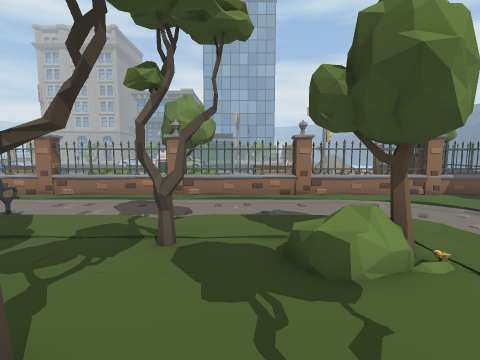
view 1 (above)

24 first-person views from a walk through a 3-D level made in the Unity game engine. The camera is 1.5 m above the floor, tilts 6° down and sees 85° across. The floor is counted in squares, 1 m on a side. Each view is taken from the middle of a square. On the plan, view 1 faces up. The plan holds only what a view shows up to about 14 squares ahead; the rest is blank. The place goes on beyond the plan. The player character is not drawn. Some surface patterns are stand-ins.

view 2
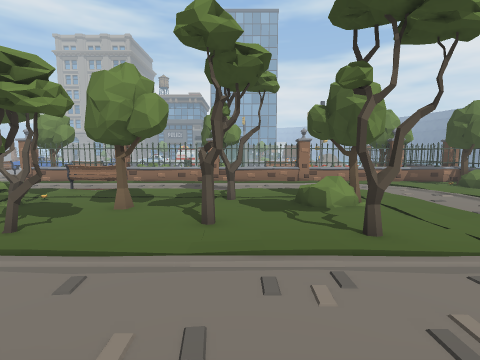

view 3
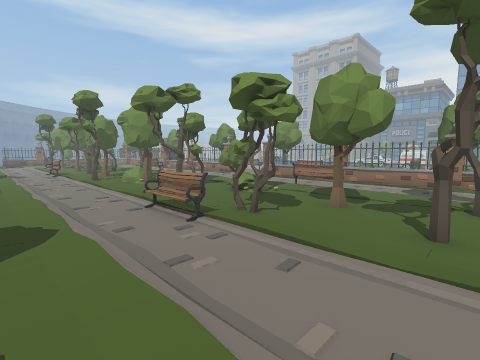

view 4
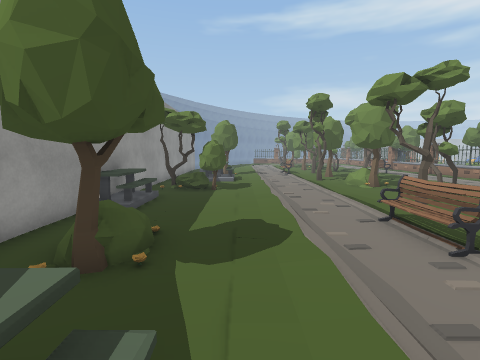

view 5
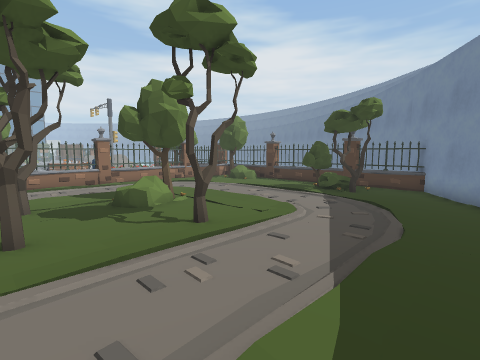

view 6
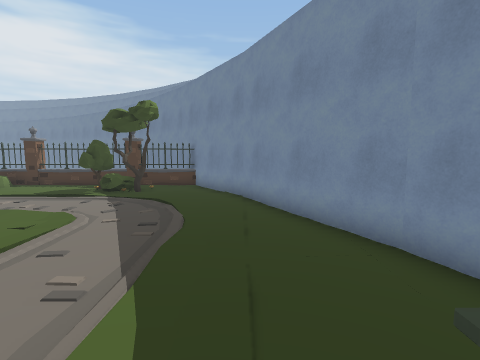

view 7
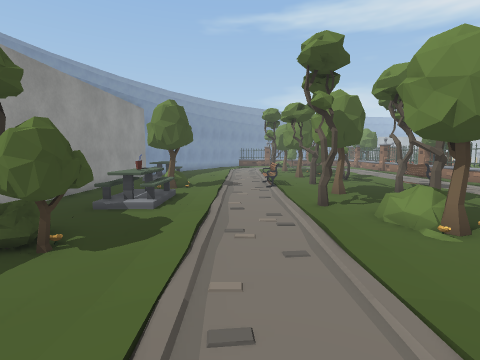

view 8
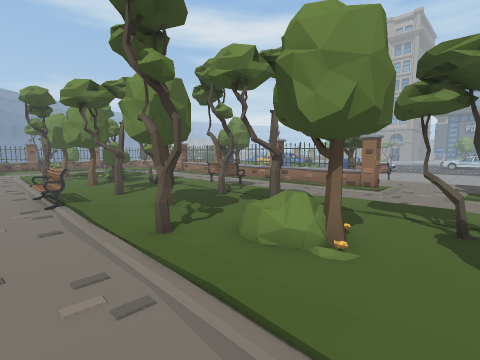

view 9
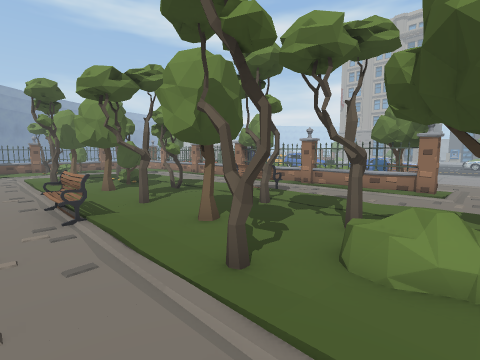

view 10
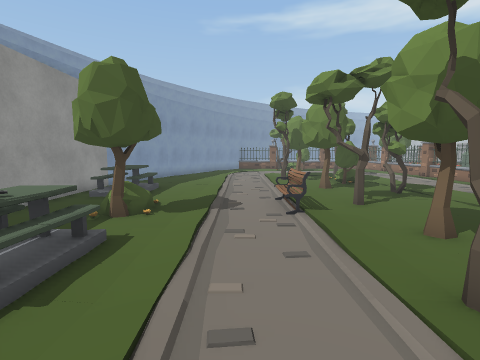

view 11
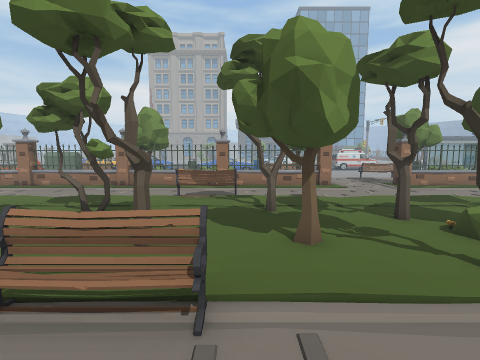

view 12
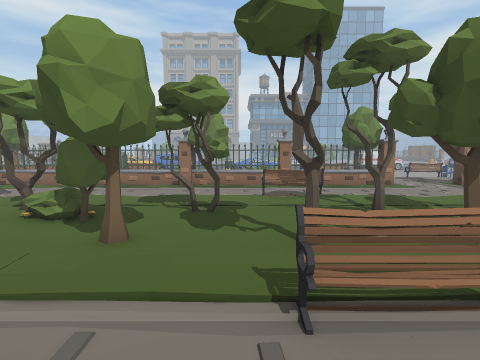

view 13
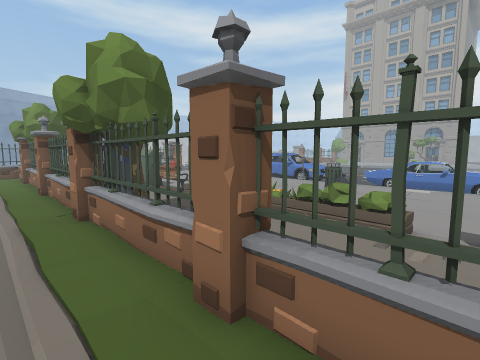

view 14
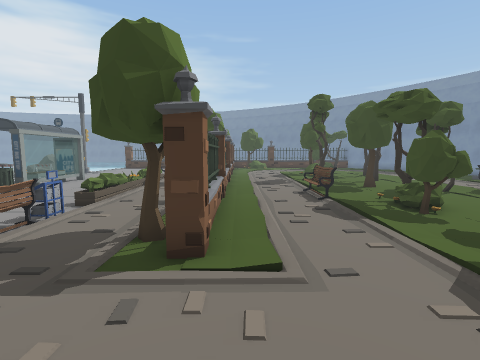

view 15
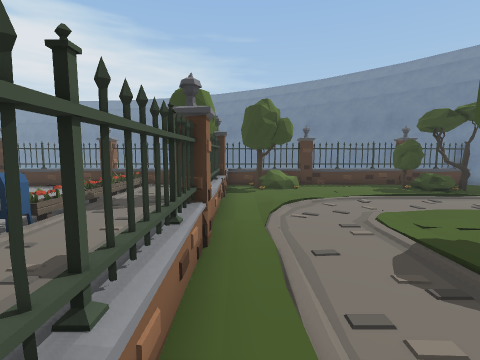

view 16
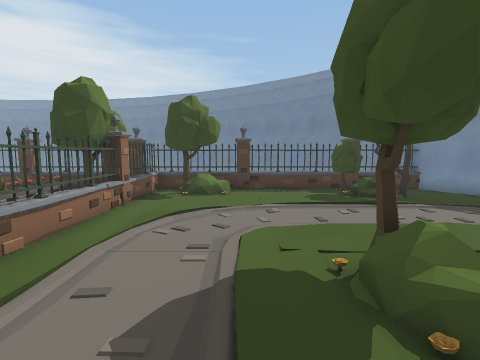

view 17
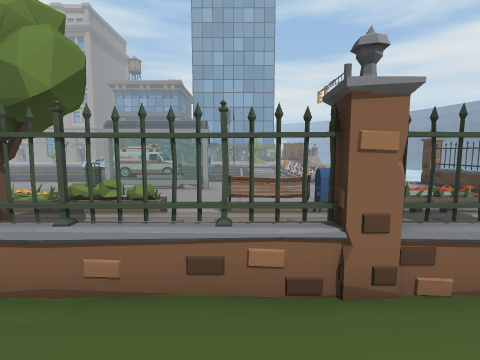

view 18
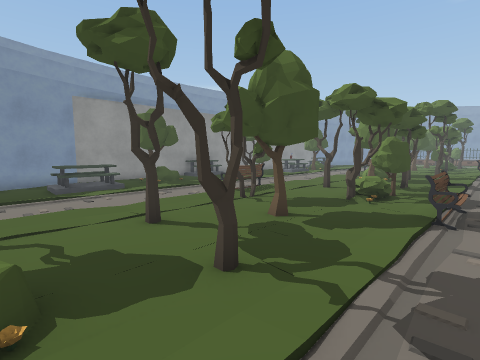

view 19
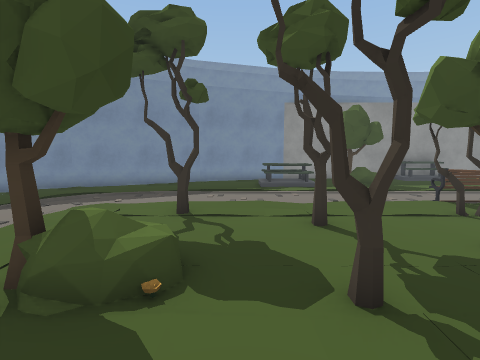

view 20
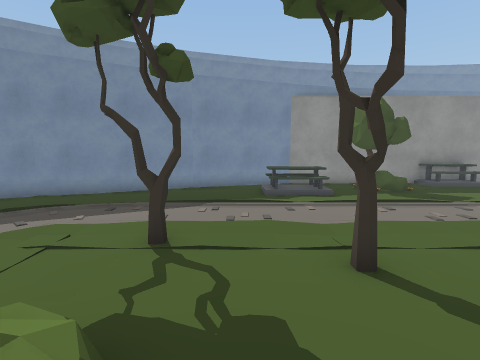

view 21
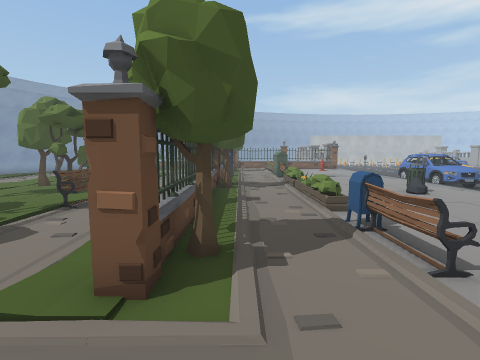

view 22
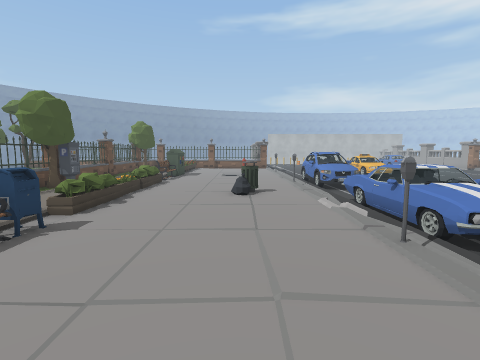

view 23
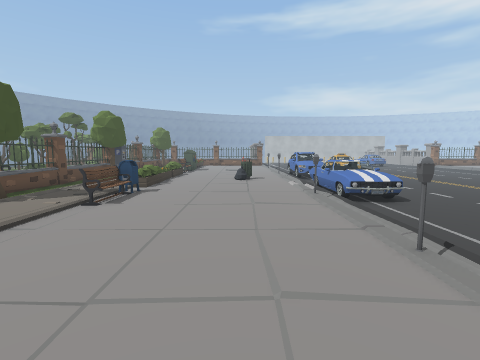

view 24
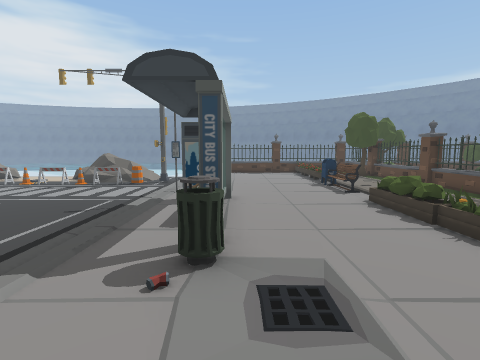

### Floor plan
Key: @ floor where view 1 was taken; # wall or solid block; . main floor; - floor 0.25 m lower than the main floor; _ floor 0.5 m lower than the main floor; / step, stairs or slope; = window, fence, low wall or low ledge; ≈ water the walk keeps out of; O other object.
Columns run from 28 left of view 1 to 13 right of it. Each row starts with its distance up from view 1.
 26         ____               _______
 25         _____             ________
 24  O    OOOO____           _________
 23 OO__ OOOOO_____         __________
 22 OO__OOOOOO_____         _________
 21  O        O
 20                            O           O
 19                       OOOOOO           #
 18     OO        -    -  O                =
 17                                        #
 16                                        #
 15                                        O
 14 OOO O OO OOO    OOOOOO  OOO  OOOO======#
 13  ................................    #=#
 12  .......................     .........=#
 11  .#O.......O.....O...     O........O  #O
 10 #=OO##=O#=#OO...O##=#O=#=#O=#=O#=#=O==#O
  9 .......................................#
  8 .....................................OO#
  7 ................................../..OO#
  6 ......OO.............OO..............  O
  5 ..................O.................. .=
  4 OO.OO    O     OO OOOO     O OO...... .#
  3 OOO                            ...... .=
  2   OO  O  O   OO   O       O    ......O.=
  1 O.....O....OO.....O...OO.....OO.....OO.O
  0 O.....OOO..O........OOO.....@O......O .=≈≈
 -1 .....////...........////............. .#≈
 -2 ..................................... ##
 -3 .....................................##
 -4  ..................................###
 -5       OOO O   OO           O     ###
 -6           O   OO     OO  OO    ###
 -7    O          O              ###
 -8 ##########  #####O###########

Positions as (right, up) in squares from view 1, and headings:
1: (0, 0), facing up
2: (-1, -4), facing up
3: (-1, -4), facing up-left
4: (-2, -4), facing left
5: (-2, -4), facing up-right
6: (-2, -4), facing right
7: (-9, -2), facing left
8: (-12, -2), facing up-left
9: (-14, -2), facing up-left
10: (-14, -2), facing left
11: (-20, -3), facing up
12: (-23, -3), facing up
13: (-19, 8), facing up-left
14: (-16, 9), facing right
15: (-2, 9), facing right
16: (-1, 6), facing right
17: (1, 7), facing up
18: (1, 7), facing down-left
19: (0, 7), facing down
20: (0, 5), facing down
21: (-13, 11), facing left
22: (-14, 18), facing left
23: (-9, 18), facing left
24: (-9, 18), facing right
